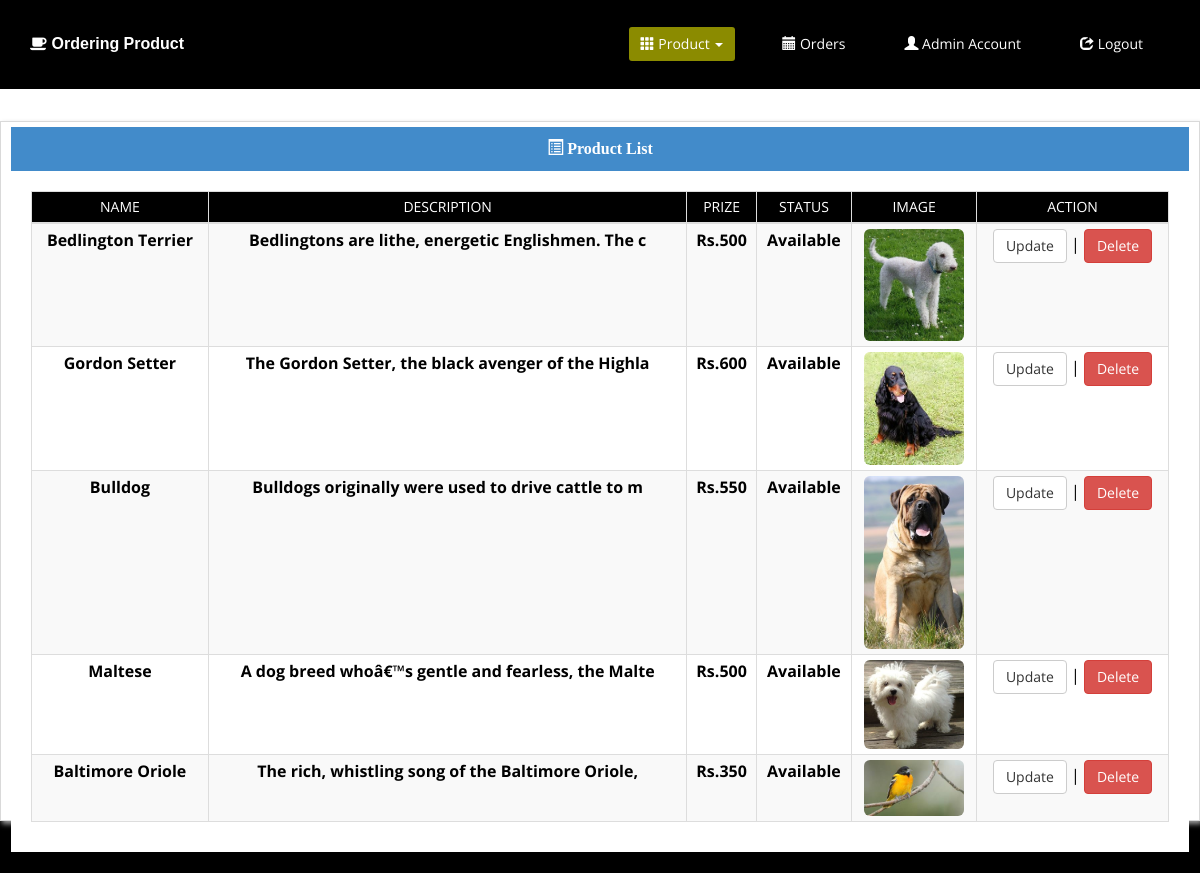
Screenshot of /update_cnp.php with the database file from the repository.
### tables this page shows
CREATE TABLE `tblcnp` (
  `id` int(11) NOT NULL,
  `name` varchar(50) DEFAULT NULL,
  `prize` float DEFAULT NULL,
  `description` varchar(50) DEFAULT NULL,
  `image` varchar(250) DEFAULT NULL,
  `status` varchar(50) DEFAULT NULL
);

### includes/updateavailables.php (the view, shortened to what this page needs)
            <div class="col-md-12" style="background-color:#fff; border: solid #D9D9D9 1px; padding: 10px; padding-top: 5px; box-shadow: #9F9F9F 2px 3px 5px; margin-top: 10px; height:700px;">
        <div class="panel panel-primary">
            <div class="panel-heading panel-title text-center wow fadeInDown">
                <span style="font-weight:bold; font-family:verdana;"><i class="glyphicon glyphicon-list-alt"></i> Product List</span>
            </div>
            <div class="panel-body" style="background-color:#fff;">
              <table class="table table-responsive table-hover table-bordered table-condensed table-striped wow fadeInDown" width="100%">
              	<thead>
                	<tr style="background-color:#000; color:#FFF;">
                    	<td style="text-align:center; width:auto;" class="wow fadeInDown">NAME</td>
                        <td style="text-align:center; width:auto;" class="wow fadeInDown">DESCRIPTION</td>
                        <td style="text-align:center; width:auto;" class="wow fadeInDown">PRIZE</td>
                        <td style="text-align:center; width:auto;" class="wow fadeInDown">STATUS</td>
                        <td style="text-align:center; width:auto;" class="wow fadeInDown">IMAGE</td>
                        <td style="text-align:center; width:auto;" class="wow fadeInDown">ACTION</td>
                    </tr>
                    <tbody>
                    <?php include('includes/dbconn.php');
					$sql = ("SELECT *  FROM tblcnp order by id DESC") or die (mysqli_error());
                    $result=mysqli_query($con, $sql);
					if(mysqli_num_rows($result)>0){
						while($row = mysqli_fetch_assoc($result)){
							$id = $row['id'];
							$image = $row['image'];?>
                    	<tr style="font-size:16px; cursor:pointer;">
                        	<td class="wow fadeInDown"> <center><strong><?php echo $row['name'];?></strong></center></td>
                            <td class="wow fadeInDown"> <center><strong><?php echo $row['description'];?></strong></center></td>
                            <td class="wow fadeInDown"> <center><strong><?php echo 'Rs.'.$row['prize'];?></strong></center></td>
                            <td class="wow fadeInDown"> <center><strong><?php echo $row['status'];?></strong></center></td>
                            <td class="wow fadeInDown"> <center><img src="<?php echo $row['image'];?>" width="100px;" class="img-responsive img-rounded" /></center></td>
                            <td class="wow fadeInDown"><center><a href="#updateModal<?php echo $id;?>" data-toggle="modal" data-target="#updateModal<?php echo $id;?>" class="btn btn-default">Update</a> | <a href="#deleteModal<?php echo $id;?>" data-toggle="modal" data-target="#deleteModal<?php echo $id;?>" class="btn btn-danger"> Delete</a></center></td>
                        </tr>
                        <?php }}?>
                    </tbody>
                </thead>
              </table>
        </div>
    </div>
</div>

### css/main.css (style rules this page uses)
body { background: #fff; font-family: 'Open Sans', sans-serif; color:#000; line-height: 22px; }
a { color: #000; -webkit-transition: color 300ms, background-color 300ms; -moz-transition: color 300ms, background-color 300ms; -o-transition: color 300ms, background-color 300ms; transition: color 300ms, background-color 300ms; }
.panel-default>.panel-heading, .panel { background-color: #e6e6e6; border:0 none; box-shadow:none; }
.panel-body { padding: 20px 20px 10px; }
.panel-heading { border-radius: 0; }
table { width:100%; }

### rows the page displays
tblcnp: name "Bedlington Terrier", description "Bedlingtons are lithe, energetic Englishmen. The c", prize "500", status "Available", image (picture)
tblcnp: name "Gordon Setter", description "The Gordon Setter, the black avenger of the Highla", prize "600", status "Available", image (picture)
tblcnp: name "Bulldog", description "Bulldogs originally were used to drive cattle to m", prize "550", status "Available", image (picture)
tblcnp: name "Maltese", description "A dog breed whoâ€™s gentle and fearless, the Malte", prize "500", status "Available", image (picture)
tblcnp: name "Baltimore Oriole", description "The rich, whistling song of the Baltimore Oriole,", prize "350", status "Available", image (picture)
